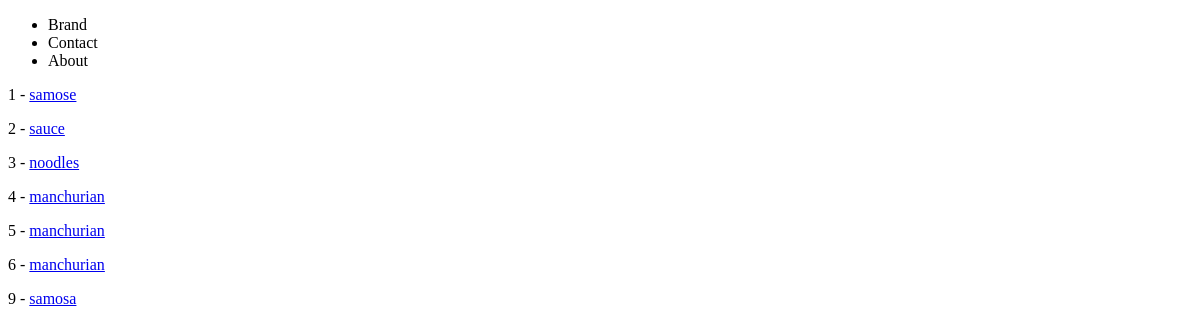
/products/, run on an earlier commit of the app's database.
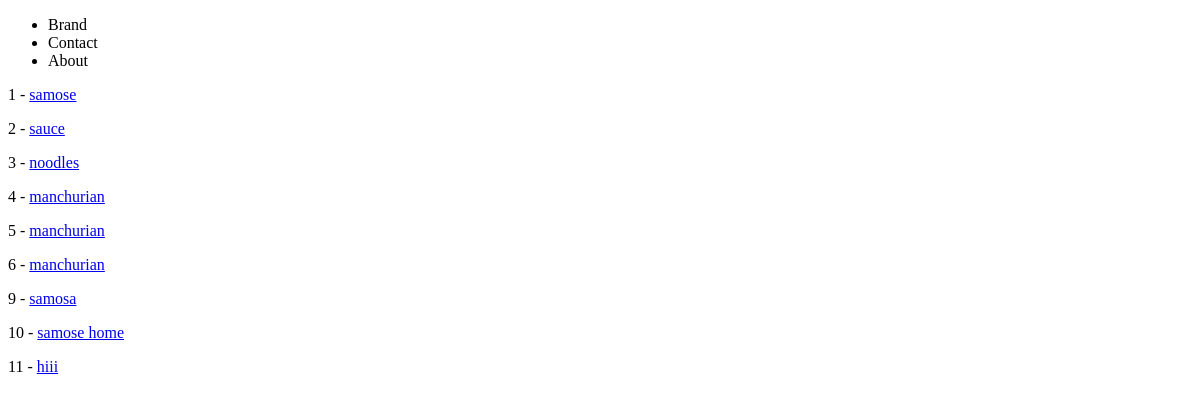
And on a later commit of the database.
### products/models.py (models this page shows)
class Product(models.Model):
    title = models.CharField(max_length=120)
    description = models.TextField(blank=True, null=True)
    price = models.DecimalField(decimal_places=2, max_digits=1000)
    summary = models.TextField(default="good food")
    featured = models.BooleanField(default=False)
    def get_absolute_url(self):
        return reverse("product-detail", kwargs={'id': self.id})  #f"/product/{self.id}"

### products/views.py (the view)
# urls.py: path('products/',product_list_view, name='product-list'),
def product_list_view(request):
    queryset = Product.objects.all()
    context = {
        'object_list': queryset
    }
    return render(request, 'products/product_list.html', context)

### products/templates/products/product_list.html
{% extends 'base.html' %}
{% block content %}
{% for instance in object_list %}
<p>{{instance.id}} - <a href="{{instance.get_absolute_url}}">{{instance.title}} </a>
</p>
{% endfor %}
{% endblock %}

### templates/base.html (shortened to what this page needs)
<!DOCTYPE html>
<html lang="en">
<head>
</head>
<body>
{% include 'navbar.html' %}
{% block content %}{% endblock %}
</body>
</html>

### templates/navbar.html
<nav>
    <ul>
        <li>Brand</li>
        <li>Contact</li>
        <li>About</li>
    </ul>
</nav>

What changed in the data, as far as the page shows it:
added Product: id "10", title "samose home"
added Product: id "11", title "hiii"
